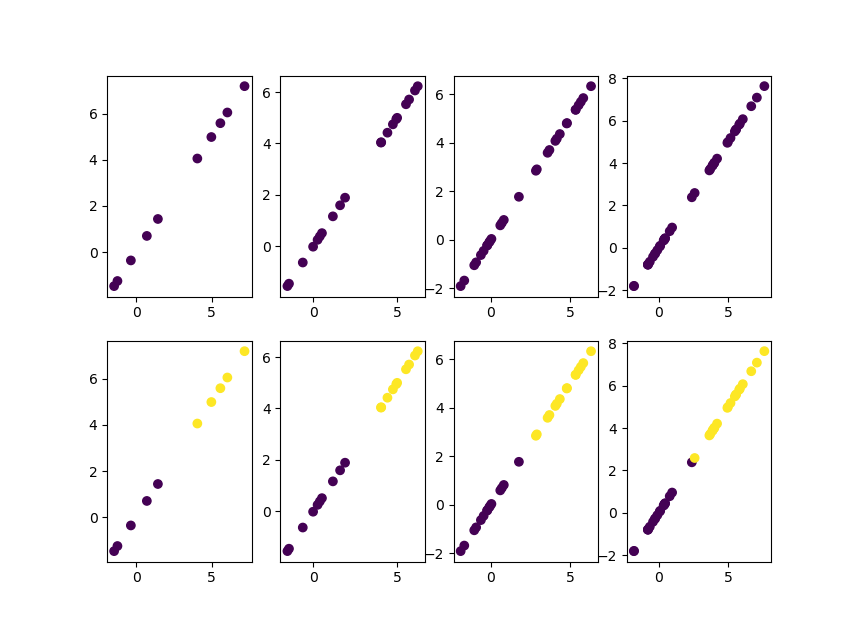

Python code for this plot:
from sklearn.neighbors import KNeighborsClassifier
import numpy as np
from matplotlib import pyplot as plt
for n in range(1,5):
    X = np.concatenate((np.random.normal(0,1,n*5),
        np.random.normal(5,1,n*5)))
    Y = np.concatenate((np.full(n*5,0),np.full(n*5,1)))
    X_train,Y_train = X[:n*4].reshape(-1,1),Y[:n*4]
    knn = KNeighborsClassifier(n_neighbors=2)
    knn.fit(X_train,Y_train)
    fX = knn.predict(X.reshape(-1,1))
    plt.subplot(2,4,n)
    plt.scatter(X,X,c=list(fX))
    plt.subplot(2,4,n+4)
    plt.scatter(X,X,c=list(Y))
plt.show()
